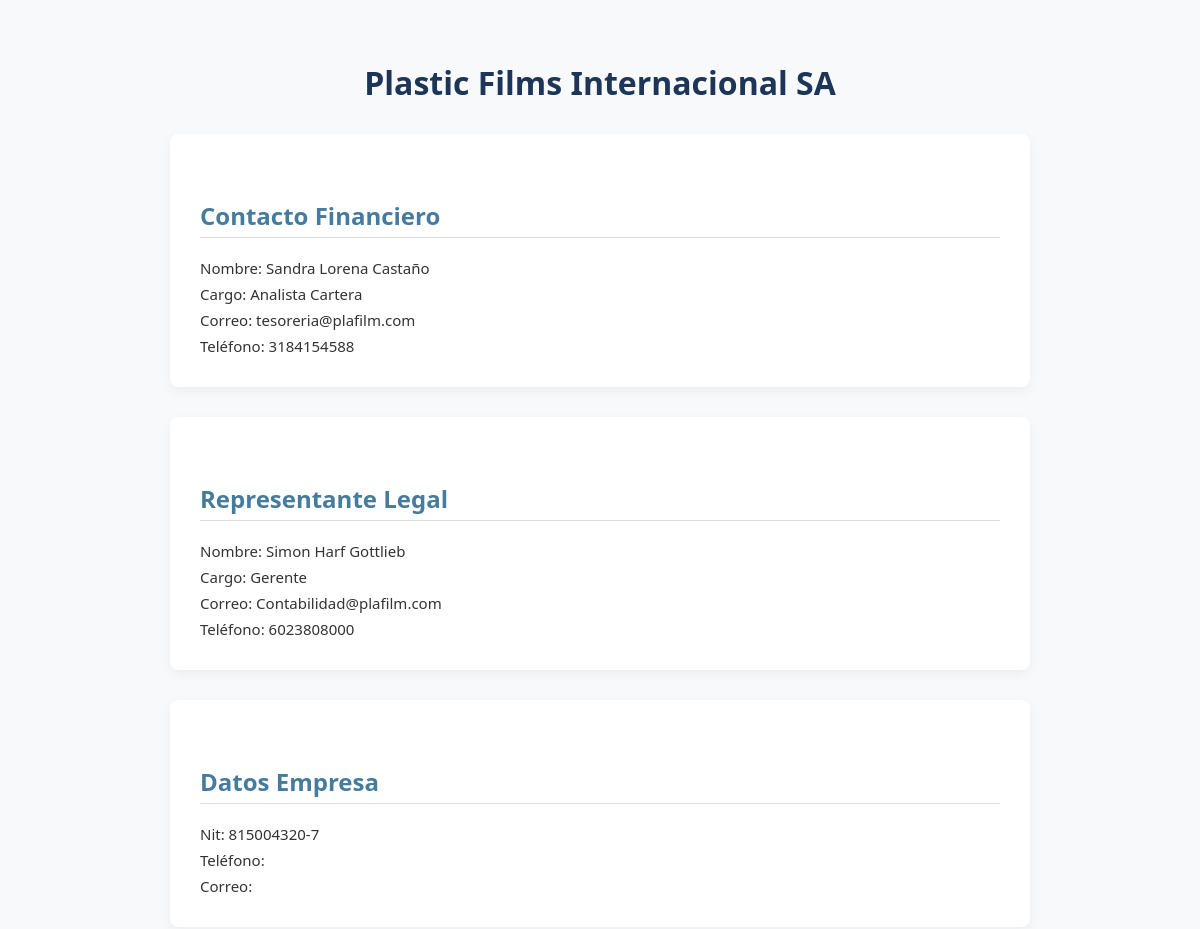
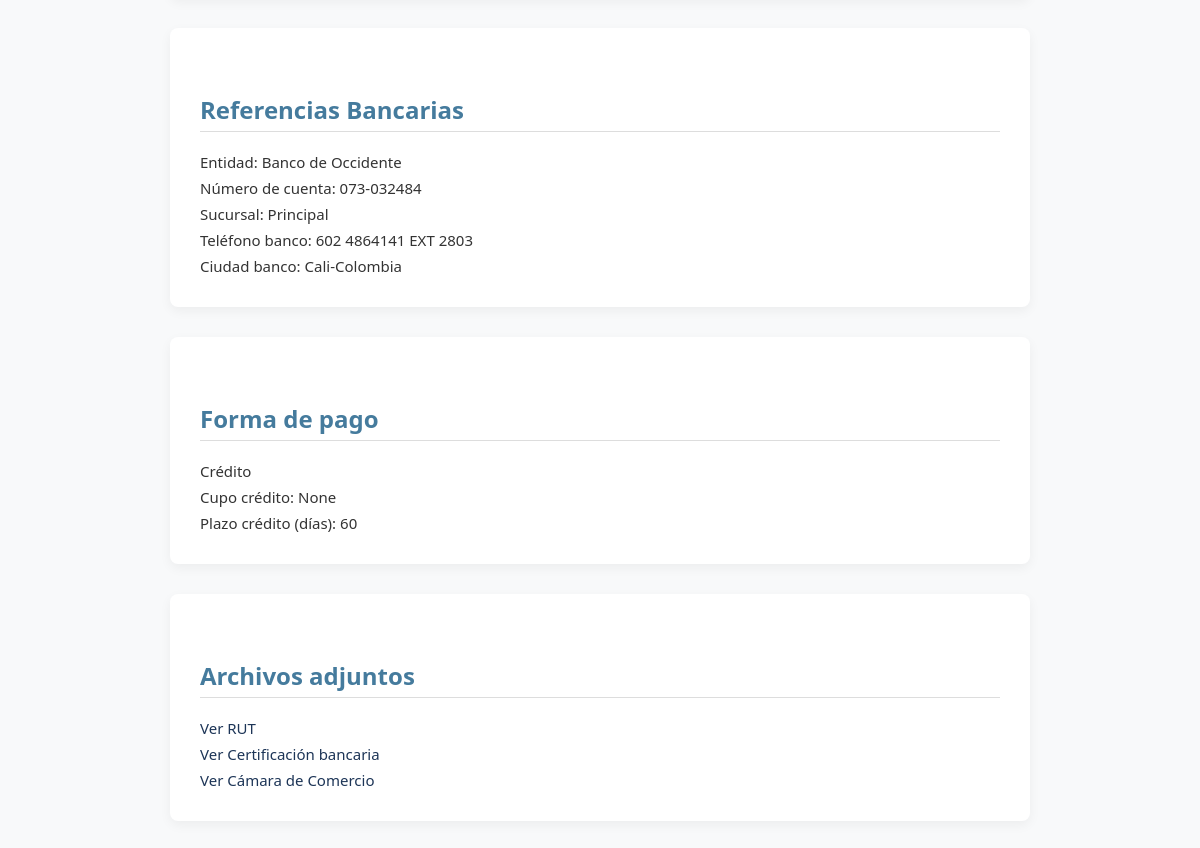
Page /cliente/2/ on the committed database (2 pictures, top to bottom).
### clientes/models.py (models this page shows, shortened)
class Cliente(models.Model):
    nombre_empresa = models.CharField(max_length=150)
    nit = models.CharField(max_length=30)
    contacto_comercial_nombre = models.CharField(max_length=100, blank=True, null=True)
    contacto_comercial_cargo = models.CharField(max_length=100, blank=True, null=True)
    contacto_comercial_correo = models.EmailField(blank=True, null=True)
    contacto_comercial_telefono = models.CharField(max_length=20, blank=True, null=True)
    contacto_financiero_nombre = models.CharField(max_length=100, blank=True, null=True)
    contacto_financiero_cargo = models.CharField(max_length=100, blank=True, null=True)
    contacto_financiero_correo = models.EmailField(blank=True, null=True)
    contacto_financiero_telefono = models.CharField(max_length=20, blank=True, null=True)
    representante_nombre = models.CharField(max_length=100, blank=True, null=True)
    TIPO_DOCUMENTO_CHOICES = [
        ('CC', 'Cédula de Ciudadanía'),
        ('CE', 'Cédula de Extranjería'),
        ('PA', 'Pasaporte'),
        ('NIT', 'NIT'),
    ]
    tipo_documento = models.CharField(
        max_length=3,
        choices=TIPO_DOCUMENTO_CHOICES,
        default='CC'
    )
    numero_documento = models.CharField(max_length=50, blank=True, null=True)
    representante_cargo = models.CharField(max_length=100, blank=True, null=True)
    representante_correo = models.EmailField(blank=True, null=True)
    representante_telefono = models.CharField(max_length=20, blank=True, null=True)
    entidad_bancaria = models.CharField(max_length=100, blank=True, null=True)
    numero_cuenta = models.CharField(max_length=50, blank=True, null=True)
    sucursal = models.CharField(max_length=100, blank=True, null=True)
    telefono_banco = models.CharField(max_length=20, blank=True, null=True)
    ciudad_banco = models.CharField(max_length=100, blank=True, null=True)
    forma_pago = models.CharField(max_length=25, choices=[('credito', 'Crédito'), ('contado', 'Contado'), ('servicio', 'Prestación de servicios')])
    cupo_credito = models.DecimalField(max_digits=12, decimal_places=2, blank=True, null=True)
    plazo_credito = models.PositiveIntegerField(blank=True, null=True, help_text="Días")
    rut = models.FileField(upload_to='documentos/rut/', blank=True, null=True)
    certificacion_bancaria = models.FileField(upload_to='documentos/cert_bancaria/', blank=True, null=True)
    camara_comercio = models.FileField(upload_to='documentos/camara_comercio/', blank=True, null=True)  # opcional
    representante_cedula_archivo = models.FileField(upload_to='documentos/cedulas/', blank=True, null=True)  # opcional
    qr_image = models.ImageField(upload_to='qrcodes/', blank=True, null=True, editable=False)

### clientes/views.py (the view)
# urls.py: path('cliente/<int:pk>/', views.cliente_detalle, name='cliente_detalle'),
def cliente_detalle(request, pk):
    cliente = get_object_or_404(Cliente, pk=pk)
    archivo = cliente.camara_comercio.url if cliente.camara_comercio else None
    return render(request, 'clientes/detalle.html', {
        'cliente': cliente,
        'archivo': archivo
    })

### clientes/templates/clientes/detalle.html (shortened to what this page needs)
<!DOCTYPE html>
<html lang="es">
<head>
</head>
<body>
    <h1>{{ cliente.nombre_empresa }}</h1>
    {% if cliente.contacto_financiero_nombre or cliente.contacto_financiero_correo %}
    <div class="section">
        <h2>Contacto Financiero</h2>
        {% if cliente.contacto_financiero_nombre %}<p>Nombre: {{ cliente.contacto_financiero_nombre }}</p>{% endif %}
        {% if cliente.contacto_financiero_cargo %}<p>Cargo: {{ cliente.contacto_financiero_cargo }}</p>{% endif %}
        {% if cliente.contacto_financiero_correo %}<p>Correo: {{ cliente.contacto_financiero_correo }}</p>{% endif %}
        {% if cliente.contacto_financiero_telefono %}<p>Teléfono: {{ cliente.contacto_financiero_telefono }}</p>{% endif %}
    </div>
    {% endif %}
    {% if cliente.representante_nombre or cliente.representante_correo %}
    <div class="section">
        <h2>Representante Legal</h2>
        {% if cliente.representante_nombre %}<p>Nombre: {{ cliente.representante_nombre }}</p>{% endif %}
        {% if cliente.representante_cargo %}<p>Cargo: {{ cliente.representante_cargo }}</p>{% endif %}
        {% if cliente.representante_correo %}<p>Correo: {{ cliente.representante_correo }}</p>{% endif %}
        {% if cliente.representante_telefono %}<p>Teléfono: {{ cliente.representante_telefono }}</p>{% endif %}
    </div>
    {% endif %}
    <div class="section">
        <h2>Datos Empresa</h2>
        <p>Nit: {{ cliente.nit }}</p>
        <p>Teléfono: {{ cliente.telefono_empresa }}</p>
        <p>Correo: {{ cliente.correo_empresa }}</p>
    </div>
    <div class="section">
        <h2>Referencias Bancarias</h2>
        <p>Entidad: {{ cliente.entidad_bancaria }}</p>
        <p>Número de cuenta: {{ cliente.numero_cuenta }}</p>
        <p>Sucursal: {{ cliente.sucursal }}</p>
        <p>Teléfono banco: {{ cliente.telefono_banco }}</p>
        <p>Ciudad banco: {{ cliente.ciudad_banco }}</p>
    </div>
    <div class="section">
        <h2>Forma de pago</h2>
        <p>{{ cliente.get_forma_pago_display }}</p>
        {% if cliente.forma_pago == 'credito' %}
            <p>Cupo crédito: {{ cliente.cupo_credito }}</p>
            <p>Plazo crédito (días): {{ cliente.plazo_credito }}</p>
        {% endif %}
    </div>
    <div class="section">
        <h2>Archivos adjuntos</h2>
        {% if cliente.rut %}
            <p><a href="{{ cliente.rut.url }}" target="_blank">Ver RUT</a></p>
        {% else %}
            <p>No hay RUT cargado</p>
        {% endif %}
        {% if cliente.certificacion_bancaria %}
            <p><a href="{{ cliente.certificacion_bancaria.url }}" target="_blank">Ver Certificación bancaria</a></p>
        {% else %}
            <p>No hay certificación bancaria cargada</p>
        {% endif %}
        {% if cliente.camara_comercio %}
            <p><a href="{{ cliente.camara_comercio.url }}" target="_blank">Ver Cámara de Comercio</a></p>
        {% else %}
            <p>No hay Cámara de Comercio cargada</p>
        {% endif %}
    </div>
</body>
</html>

### clientes/templates/clientes/detalle.html (style rules this page uses)
body { font-family: 'Segoe UI', sans-serif; background-color: #f8f9fa; margin: 0; padding: 40px; color: #333; }
h1 { text-align: center; color: #1d3557; margin-bottom: 30px; }
h2 { color: #457b9d; border-bottom: 1px solid #ddd; padding-bottom: 5px; margin-top: 40px; }
p { margin: 6px 0; font-size: 15px; }
.section { max-width: 800px; margin: 0 auto; background-color: #ffffff; padding: 25px 30px; border-radius: 8px; box-shadow: 0 4px 12px rgba(0, 0, 0, 0.05); margin-bottom: 30px; }
a { color: #1d3557; text-decoration: none; font-weight: 500; }

### rows in the picture
Cliente: nombre_empresa "Plastic Films Internacional SA", contacto_financiero_nombre "Sandra Lorena Castaño", contacto_financiero_cargo "Analista Cartera", contacto_financiero_correo "tesoreria@plafilm.com", contacto_financiero_telefono "3184154588", representante_nombre "Simon Harf Gottlieb", representante_cargo "Gerente", representante_correo "Contabilidad@plafilm.com", representante_telefono "6023808000", nit "815004320-7", entidad_bancaria "Banco de Occidente", numero_cuenta "073-032484", sucursal "Principal", telefono_banco "602 4864141 EXT 2803", ciudad_banco "Cali-Colombia", forma_pago "Crédito", cupo_credito "None", plazo_credito "60"
